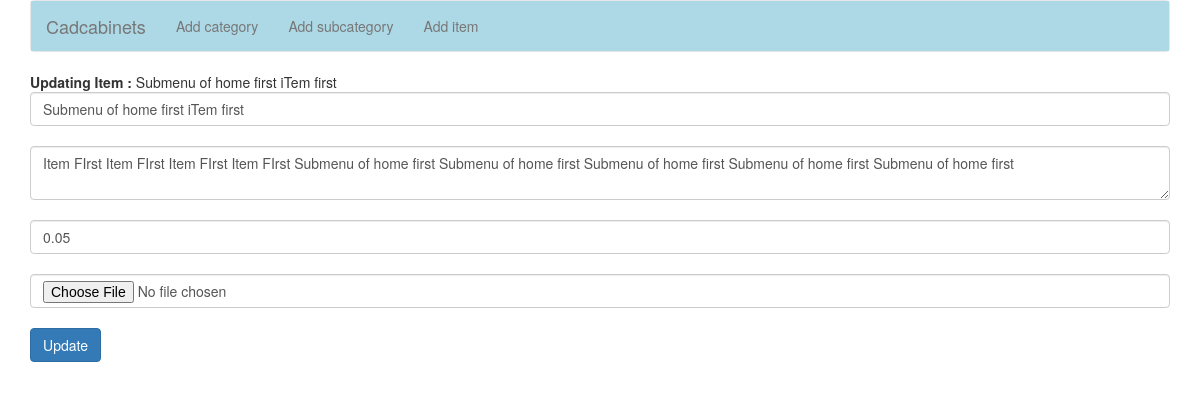
The app's page /update_item.php?ID=92 with its own data.
### tables this page shows
CREATE TABLE `menus` (
  `id` int(11) NOT NULL,
  `menu_name` varchar(50) NOT NULL,
  `parent_id` int(11) NOT NULL,
  `type` int(11) NOT NULL,
  `description` varchar(255) NOT NULL,
  `price` int(11) NOT NULL,
  `image` text NOT NULL,
  `status` int(11) NOT NULL
);

### update_item.php (the view, shortened to what this page needs)
<!doctype html>
<html>
	<head>
		<link rel="stylesheet" type="text/css" href="Style/style.css">
		<link rel="stylesheet" href="https://maxcdn.bootstrapcdn.com/bootstrap/3.3.7/css/bootstrap.min.css">
	</head>
	<body>
		<div class="container">
			<?php
				include 'Includes/header.php';
				if(isset($_GET["ID"])){ $ID=intval($_GET["ID"]);}
				$select = mysql_query("SELECT * FROM menus WHERE id='$ID'");
				$result = mysql_fetch_array($select);
				$menu_name = $result['menu_name'];
				$rounded = $result['price'] /100;
				echo "<div id='add_category'>";
					echo "<strong id='title'>"." Updating Item : "."</strong>" . $menu_name;
					echo "<form action='update_item_action.php' enctype='multipart/form-data' method='post' class = 'form-group' >";
						echo '<input type="text" name="item_name" class = "form-control" maxlength="50" required="required" value="'.$result["menu_name"].'" /><br />';
						echo '<textarea name="item_desc" class="form-control" maxlength="255" required="required">' . $result["description"] . '</textarea><br />';
						echo '<input type="number" min="0" step="0.00000000001" max="9999999" name="item_price" class ="form-control" required="required" value="'. $rounded .'"/><br />';
						echo '<input type="file" name="photo" class ="form-control" required="required" /><br />';
						echo "<input type='submit' value='Update' class = 'btn btn-primary'>";
					echo "</form>";
				echo "</div>";
			?>
		</div>
	</body>
</html>

### Style/style.css (style rules this page uses)
* { margin: 0 auto; }
body { padding-bottom: 200px; }

### records on screen
menus: menu_name "Submenu of home first iTem first", item_name "Submenu of home first iTem first", item_desc "Item FIrst Item FIrst Item FIrst Item FIrst Submenu of home first Submenu of home first Submenu of home first Submenu of home first Submenu of home first", item_price "0.05"
